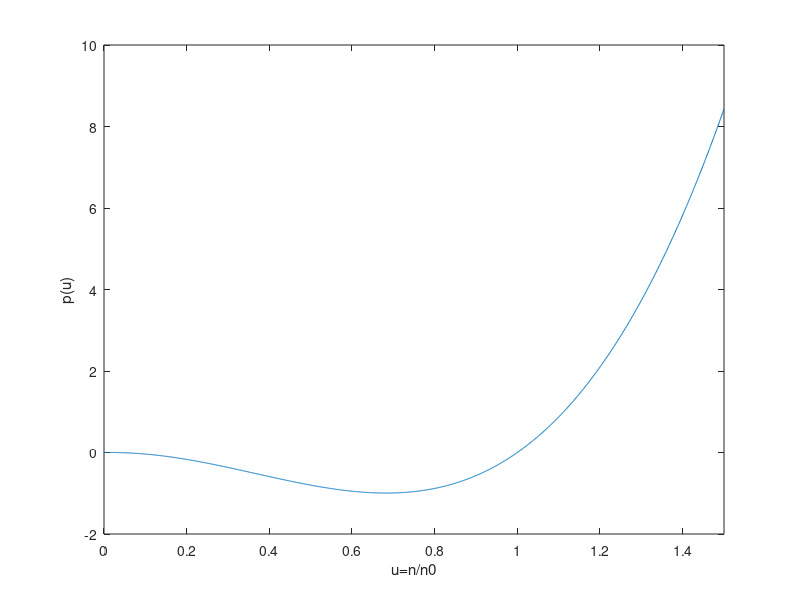

MATLAB code for this plot:
function svar = symmetricnuclearplotpress()

EF=22.1; %MeV
n0=0.16 %   /fm^(-3)
A=-118.2; %MeV
B=65.38; %MeV
sigma=2.112
%particle density
u=[0:0.001:1.5];
%energy per particle less its rest mass
svar=(2*n0*EF*u.^(5/3))/3+(n0*A*u.^2)/2+((B*sigma*n0)/(sigma+1))*u.^(sigma+1);
plot(u,svar), axis([0 1.5 -2 10]);
ylabel('p(u)');xlabel('u=n/n0')
